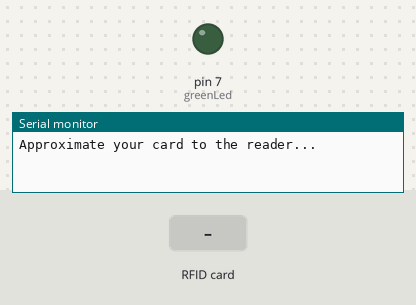
Simulated run of this sketch. Board: Arduino Uno, built with avr-gcc and run on an emulated ATmega328P. Parts: output pins drawn as LEDs (lit = HIGH), the last lines printed to the serial monitor. Inputs (shaded band) come from the test bench. Pins used as bus, display or sensor lines are not drawn.

Above: at 1.2 s.
1.3 s: RFID card 89 C1 35 99 held to the reader
At 2.4 s:
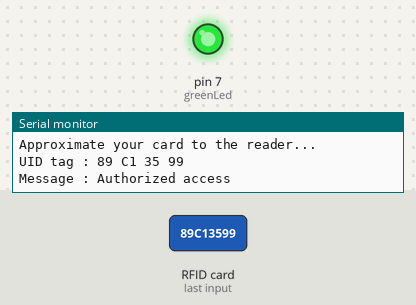
Timing chart, 0 to 5.8 s (numbered marks = the images above; inputs shaded):
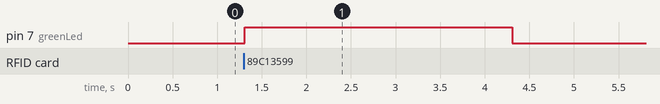

The sketch:

RFID_testing.ino
```cpp
#include <SPI.h>
#include <MFRC522.h>

#define SS_PIN 10
#define RST_PIN 9
MFRC522 mfrc522(SS_PIN, RST_PIN);   // Create MFRC522 instance.
const int greenLed = 7;
void setup()
{
  Serial.begin(9600);   // Initiate a serial communication
  SPI.begin();      // Initiate  SPI bus
  mfrc522.PCD_Init();   // Initiate MFRC522
  Serial.println("Approximate your card to the reader...");
  Serial.println();
  pinMode(greenLed, OUTPUT);

}
void loop()
{
  // Look for new cards
  if ( ! mfrc522.PICC_IsNewCardPresent())
  {
    return;
  }
  // Select one of the cards
  if ( ! mfrc522.PICC_ReadCardSerial())
  {
    return;
  }
  //Show UID on serial monitor
  Serial.print("UID tag :");
  String content = "";
  byte letter;
  for (byte i = 0; i < mfrc522.uid.size; i++)
  {
    Serial.print(mfrc522.uid.uidByte[i] < 0x10 ? " 0" : " ");
    Serial.print(mfrc522.uid.uidByte[i], HEX);
    content.concat(String(mfrc522.uid.uidByte[i] < 0x10 ? " 0" : " "));
    content.concat(String(mfrc522.uid.uidByte[i], HEX));
  }
  Serial.println();
  Serial.print("Message : ");
  content.toUpperCase();
  if (content.substring(1) == "89 C1 35 99") //change here the UID of the card/cards that you want to give access
  {
    Serial.println("Authorized access");
    digitalWrite(greenLed, HIGH);
    delay(3000);
    digitalWrite(greenLed, LOW);
    Serial.println();
    delay(3000);
  }

  else   {
    Serial.println(" Access denied");
    digitalWrite(greenLed, LOW);
    delay(3000);

  }
}
```

Measured:
- after the input at 1.3 s, pin 7 (greenLed): LOW → HIGH at once, → LOW 3.0 s later
